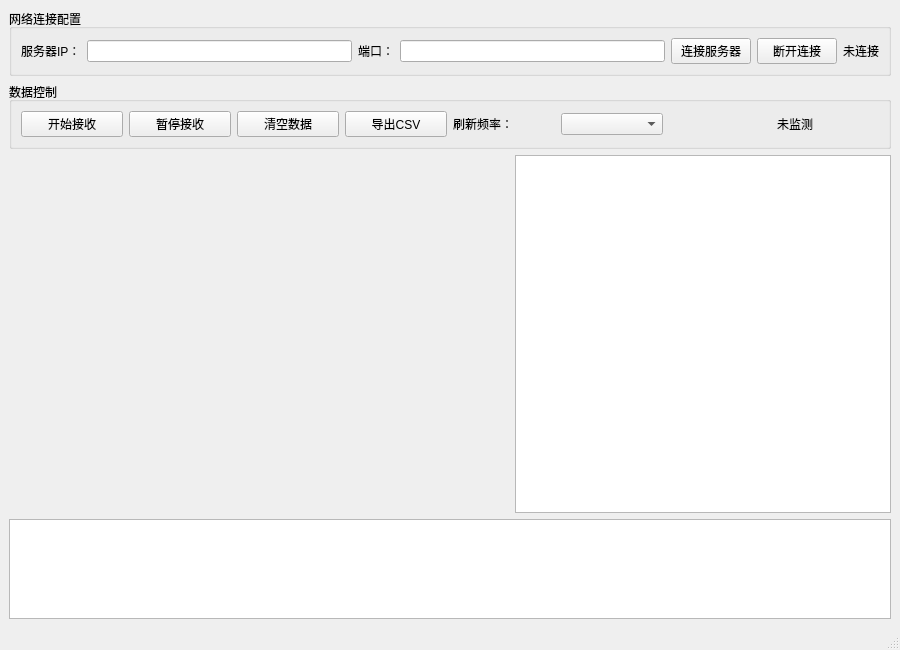
<?xml version="1.0" encoding="UTF-8"?>
<ui version="4.0">
 <class>MainWindow</class>
 <widget class="QMainWindow" name="MainWindow">
  <property name="geometry">
   <rect>
    <x>0</x>
    <y>0</y>
    <width>900</width>
    <height>650</height>
   </rect>
  </property>
  <property name="windowTitle">
   <string>MainWindow</string>
  </property>
  <widget class="QWidget" name="centralwidget">
   <layout class="QVBoxLayout" name="verticalLayout_2">
    <item>
     <widget class="QGroupBox" name="groupBox">
      <property name="title">
       <string>网络连接配置</string>
      </property>
      <layout class="QHBoxLayout" name="horizontalLayout">
       <item>
        <widget class="QLabel" name="label">
         <property name="text">
          <string>服务器IP：</string>
         </property>
        </widget>
       </item>
       <item>
        <widget class="QLineEdit" name="editIP"/>
       </item>
       <item>
        <widget class="QLabel" name="label_2">
         <property name="text">
          <string>端口：</string>
         </property>
        </widget>
       </item>
       <item>
        <widget class="QLineEdit" name="editPort"/>
       </item>
       <item>
        <widget class="QPushButton" name="btnConnect">
         <property name="text">
          <string>连接服务器</string>
         </property>
        </widget>
       </item>
       <item>
        <widget class="QPushButton" name="btnDisconnect">
         <property name="text">
          <string>断开连接</string>
         </property>
        </widget>
       </item>
       <item>
        <widget class="QLabel" name="lblStatus">
         <property name="text">
          <string>未连接</string>
         </property>
        </widget>
       </item>
      </layout>
     </widget>
    </item>
    <item>
     <widget class="QGroupBox" name="groupBox_2">
      <property name="title">
       <string>数据控制</string>
      </property>
      <layout class="QHBoxLayout" name="horizontalLayout_2">
       <item>
        <widget class="QPushButton" name="btnStart">
         <property name="text">
          <string>开始接收</string>
         </property>
        </widget>
       </item>
       <item>
        <widget class="QPushButton" name="btnPause">
         <property name="text">
          <string>暂停接收</string>
         </property>
        </widget>
       </item>
       <item>
        <widget class="QPushButton" name="btnClear">
         <property name="text">
          <string>清空数据</string>
         </property>
        </widget>
       </item>
       <item>
        <widget class="QPushButton" name="btnExport">
         <property name="text">
          <string>导出CSV</string>
         </property>
        </widget>
       </item>
       <item>
        <widget class="QLabel" name="label_3">
         <property name="text">
          <string>刷新频率：</string>
         </property>
        </widget>
       </item>
       <item>
        <widget class="QComboBox" name="cboInterval"/>
       </item>
       <item>
        <widget class="QLabel" name="lblIndicator">
         <property name="minimumSize">
          <size>
           <width>20</width>
           <height>20</height>
          </size>
         </property>
         <property name="text">
          <string/>
         </property>
        </widget>
       </item>
       <item>
        <widget class="QLabel" name="lblDataStatus">
         <property name="text">
          <string>未监测</string>
         </property>
        </widget>
       </item>
      </layout>
     </widget>
    </item>
    <item>
     <layout class="QHBoxLayout" name="horizontalLayout_3">
      <item>
       <widget class="QChartView" name="chartView">
        <property name="minimumSize">
         <size>
          <width>500</width>
          <height>300</height>
         </size>
        </property>
       </widget>
      </item>
      <item>
       <widget class="QTableWidget" name="tableWidget">
        <property name="minimumSize">
         <size>
          <width>300</width>
          <height>300</height>
         </size>
        </property>
       </widget>
      </item>
     </layout>
    </item>
    <item>
     <widget class="QTextEdit" name="txtLog">
      <property name="maximumSize">
       <size>
        <width>16777215</width>
        <height>100</height>
       </size>
      </property>
     </widget>
    </item>
   </layout>
  </widget>
  <widget class="QMenuBar" name="menubar">
   <property name="geometry">
    <rect>
     <x>0</x>
     <y>0</y>
     <width>900</width>
     <height>22</height>
    </rect>
   </property>
  </widget>
  <widget class="QStatusBar" name="statusbar"/>
 </widget>
 <customwidgets>
  <customwidget>
   <class>QChartView</class>
   <extends>QWidget</extends>
   <header>qchartview.h</header>
  </customwidget>
 </customwidgets>
 <resources/>
 <connections/>
</ui>
